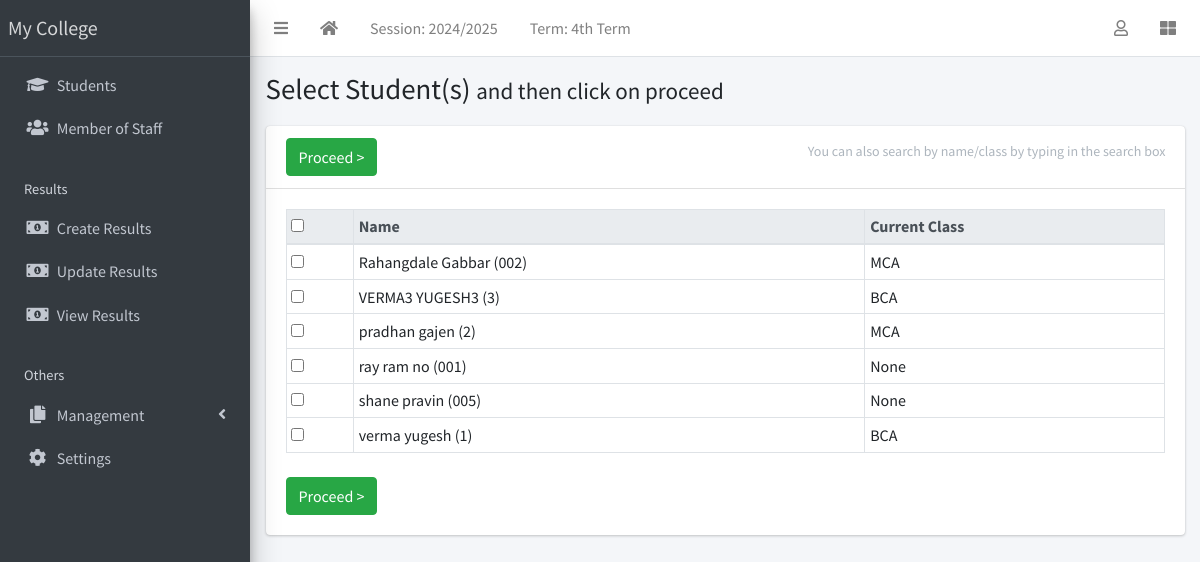
The page /result/create/ (signed in) on the database its author committed.
### apps/corecode/models.py (models this page shows, shortened)
class AcademicSession(models.Model):
    name = models.CharField(max_length=200, unique=True)
    current = models.BooleanField(default=True)
    class Meta:
        ordering = ["-name"]

class AcademicTerm(models.Model):
    name = models.CharField(max_length=20, unique=True)
    current = models.BooleanField(default=True)
    class Meta:
        ordering = ["name"]

class StudentClass(models.Model):
    name = models.CharField(max_length=200, unique=True)
    class Meta:
        verbose_name = "Class"
        verbose_name_plural = "Classes"
        ordering = ["name"]
    def __str__(self):
        return self.name

### apps/students/models.py (models this page shows, shortened)
class Student(models.Model):
    STATUS_CHOICES = [("active", "Active"), ("inactive", "Inactive")]
    GENDER_CHOICES = [("male", "Male"), ("female", "Female")]
    current_status = models.CharField(
        max_length=10, choices=STATUS_CHOICES, default="active"
    )
    registration_number = models.CharField(max_length=200, unique=True)
    surname = models.CharField(max_length=200)
    firstname = models.CharField(max_length=200)
    other_name = models.CharField(max_length=200, blank=True)
    gender = models.CharField(max_length=10, choices=GENDER_CHOICES, default="male")
    date_of_birth = models.DateField(default=timezone.now)
    current_class = models.ForeignKey(
        StudentClass, on_delete=models.SET_NULL, blank=True, null=True
    )
    date_of_admission = models.DateField(default=timezone.now)
    mobile_num_regex = RegexValidator(
        regex="^[0-9]{10,15}$", message="Entered mobile number isn't in a right format!"
    )
    parent_mobile_number = models.CharField(
        validators=[mobile_num_regex], max_length=13, blank=True
    )
    address = models.TextField(blank=True)
    others = models.TextField(blank=True)
    passport = models.ImageField(blank=True, upload_to="students/passports/")
    class Meta:
        ordering = ["surname", "firstname", "other_name"]
    def __str__(self):
        return f"{self.surname} {self.firstname} {self.other_name} ({self.registration_number})"

### apps/result/views.py (the view, shortened to what this page needs)
# urls.py: path("create/", create_result, name="create-result"),
@login_required
def create_result(request):
    students = Student.objects.all()
    return render(request, "result/create_result.html", {"students": students})

### apps/corecode/context_processors.py (called while the page is built)
def site_defaults(request):
    current_session = AcademicSession.objects.get(current=True)
    current_term = AcademicTerm.objects.get(current=True)
    vals = SiteConfig.objects.all()
    contexts = {
        "current_session": current_session.name,
        "current_term": current_term.name,
    }
    for val in vals:
        contexts[val.key] = val.value
    return contexts

### apps/result/templates/result/create_result.html (shortened to what this page needs)
{% extends 'base.html' %}
{% block title %}
  Select Student(s) <span class="small">and then click on proceed</span>
{% endblock title %}
{% block content-header %}
  <form method="POST">
  <div class="card-header">
    <h3 class="card-title">
      <input type="submit" class="btn btn-success" value="Proceed >">
    </h3>
    <div class="card-tools">
      <p class="small btn btn-tool">You can also search by name/class by typing in the search box</p>
    </div>
  </div>
{% endblock content-header %}
{% block content %}
  <table id="studenttable" class="table table-sm table-bordered" data-page-length='100'>
    <thead class="thead-light">
      <tr>
        <th><input type="checkbox" id="selecter"></th>
        <th>Name</th>
        <th>Current Class</th>
      </tr>
    </thead>
    <tbody>
      {% for student in students %}
        <tr>
          <td><input type="checkbox" id="{{ student.id }}" name="students" value="{{ student.id}}"></td>
          <td>{{student}} </td>
          <td>{{student.current_class}}</td>
        </tr>
      {% endfor %}
    </tbody>
  </table>
  <input type="submit" class="btn btn-success mt-2" value="Proceed >">
</form>
{% endblock content %}

### templates/base.html (shortened to what this page needs)
{% load static %}
<!DOCTYPE html>
<html lang="en">
<head>
  <link rel="stylesheet" href="{% static 'plugins/fontawesome-free/css/all.min.css' %}">
  <link rel="stylesheet" href="{% static 'plugins/toastr/toastr.min.css' %}">
  <link rel="stylesheet"
    href="{% static 'plugins/overlayScrollbars/css/OverlayScrollbars.min.css' %}">
  <link rel="stylesheet" href="{% static 'plugins/Datatables/datatables.min.css' %}" />
  <link rel="stylesheet" href="{% static 'dist/css/adminlte.min.css' %}">
</head>
<body
  class="hold-transition sidebar-mini layout-fixed layout-navbar-fixed layout-footer-fixed">
  <div class="wrapper">
    <nav class="main-header navbar navbar-expand navbar-white navbar-light">
      <ul class="navbar-nav">
        <li class="nav-item">
          <a class="nav-link" data-widget="pushmenu" href="#" role="button"><i
              class="fas fa-bars"></i></a>
        </li>
        <li class="nav-item d-none d-sm-inline-block">
          <a href="{% url 'home' %} " class="nav-link"><i class="fa fa-home"></i></a>
        </li>
        <li class="nav-item d-none d-sm-inline-block">
          <a href="{% url 'current-session' %}" class="nav-link">Session: {{ current_session }}</a>
        </li>
        <li class="nav-item d-none d-sm-inline-block">
          <a href="{% url 'current-session' %}" class="nav-link">Term: {{ current_term }}</a>
        </li>
      </ul>
      <ul class="navbar-nav ml-auto">
        <li class="nav-item dropdown">
          <a class="nav-link" data-toggle="dropdown" href="#">
            <i class="far fa-user"></i>
          </a>
        </li>
        <li class="nav-item">
          <a class="nav-link" data-widget="control-sidebar" data-slide="true"
            href="#" role="button"><i class="fas fa-th-large"></i></a>
        </li>
      </ul>
    </nav>
    <aside class="main-sidebar sidebar-dark-primary elevation-4">
      <a href="{% url 'home' %}" class="brand-link">My College</a>
      <div class="sidebar">
        <nav class="mt-2">
          <ul class="nav nav-pills nav-sidebar flex-column"
            data-widget="treeview" role="menu" data-accordion="false">
            <li class="nav-item">
              <a href="{% url 'student-list' %}" class="nav-link">
                <i class="nav-icon fas fa-graduation-cap"></i>
                <p>
                  Students
                </p>
              </a>
            </li>
            <li class="nav-item">
              <a href="{% url 'staff-list' %}" class="nav-link">
                <i class="nav-icon fas fa-users"></i>
                <p>
                  Member of Staff
                </p>
              </a>
            </li>
            <li class="nav-header">Results</li>
            <li class="nav-item">
              <a href="{% url 'create-result' %}" class="nav-link">
                <i class="nav-icon fas fa-money-bill-alt"></i>
                <p>
                  Create Results
                </p>
              </a>
            </li>
            <li class="nav-item">
              <a href="{% url 'edit-results' %}" class="nav-link">
                <i class="nav-icon fas fa-money-bill-alt"></i>
                <p>
                  Update Results
                </p>
              </a>
            </li>
            <li class="nav-item">
              <a href="{% url 'view-results' %}" class="nav-link">
                <i class="nav-icon fas fa-money-bill-alt"></i>
                <p>
                  View Results
                </p>
              </a>
            </li>
            <li class="nav-header">Others</li>
            <li class="nav-item has-treeview">
              <a href="#" class="nav-link">
                <i class="nav-icon fas fa-copy"></i>
                <p>
                  Management
                  <i class="fas fa-angle-left right"></i>
                </p>
              </a>
            </li>
            <li class="nav-item">
              <a href="{% url 'configs' %}" class="nav-link">
                <i class="nav-icon fas fa-cog"></i>
                <p>
                  Settings
                </p>
              </a>
            </li>
          </ul>
        </nav>
      </div>
    </aside>
    <div class="content-wrapper">
      <section class="content-header">
        <div class="container-fluid">
          <div class="row mb-1">
            <div class="col-sm-8">
              <h1>{% block title %}{% endblock title %}</h1>
            </div>
            <div class="col-sm-4">
            </div>
          </div>
        </div>
      </section>
      <section class="content">
        <div class="container-fluid">
          <div class="row">
            <div class="col-md-12">
              {% block fullcard %}
              <div class="card">
                {% block content-header %}{% endblock content-header %}
                <div class="card-body">
                  <div class="row">
                    <div class="col">
                      {% block content %}
                      {% endblock content %}
                    </div>
                  </div>
                </div>
              </div>
              {% endblock fullcard %}
            </div>
          </div>
</body>
</html>

### rows shown on the page
AcademicSession: name "2024/2025"
AcademicTerm: name "4th Term"
Student: surname+firstname+other_name "Rahangdale Gabbar (002)", current_class "MCA"
Student: surname+firstname+other_name "VERMA3 YUGESH3 (3)", current_class "BCA"
Student: surname+firstname+other_name "pradhan gajen (2)", current_class "MCA"
Student: surname+firstname+other_name "ray ram no (001)", current_class "None"
Student: surname+firstname+other_name "shane pravin (005)", current_class "None"
Student: surname+firstname+other_name "verma yugesh (1)", current_class "BCA"
